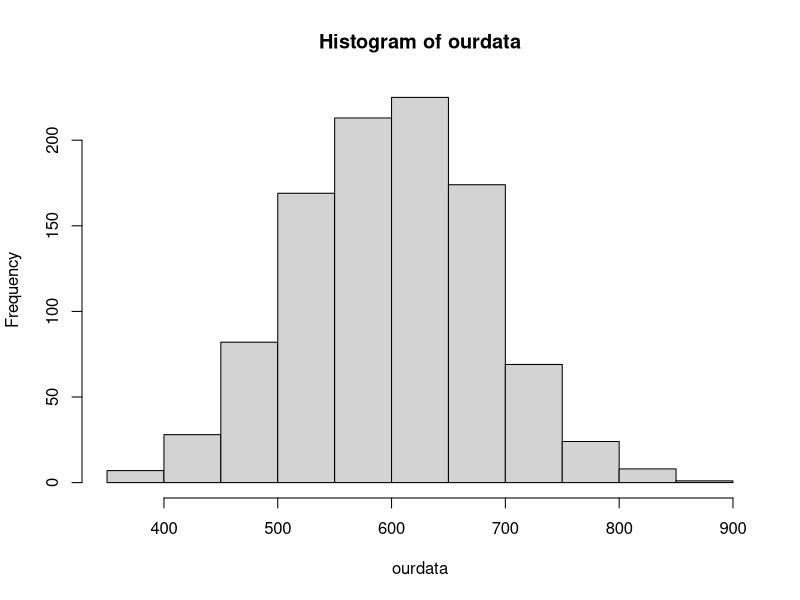
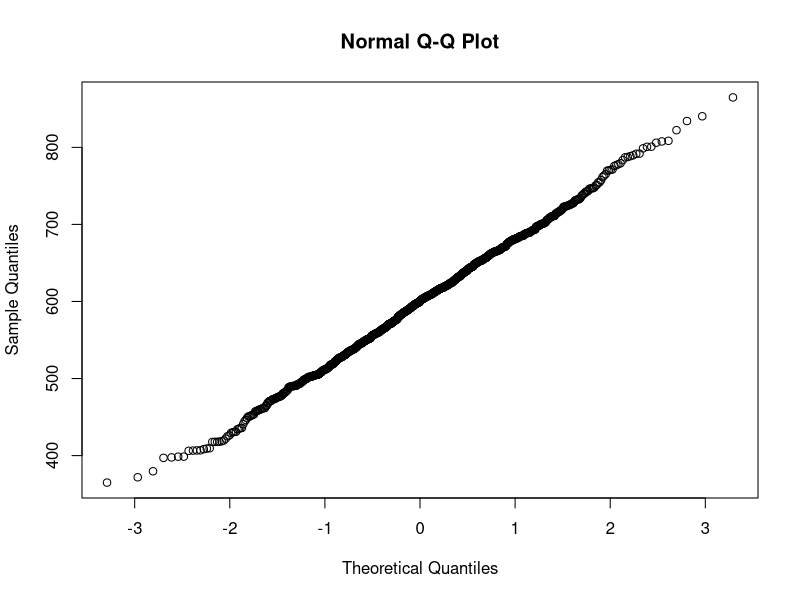
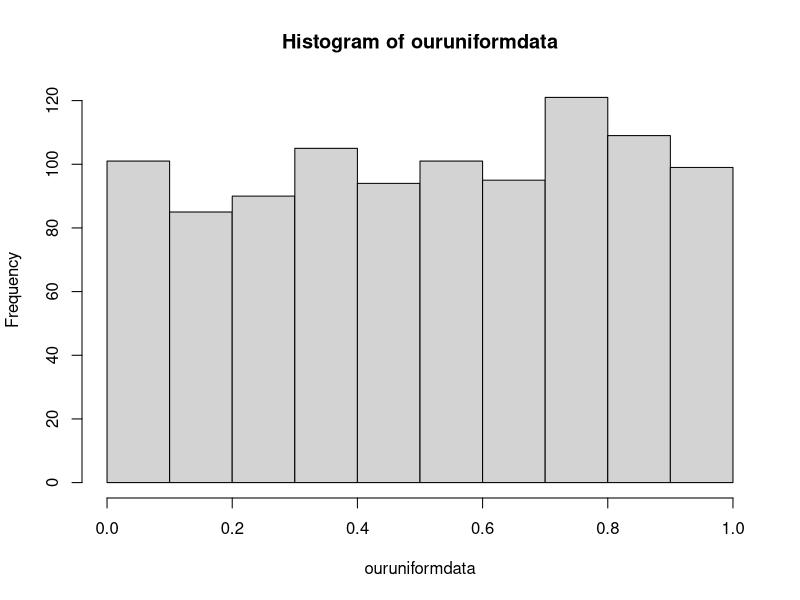
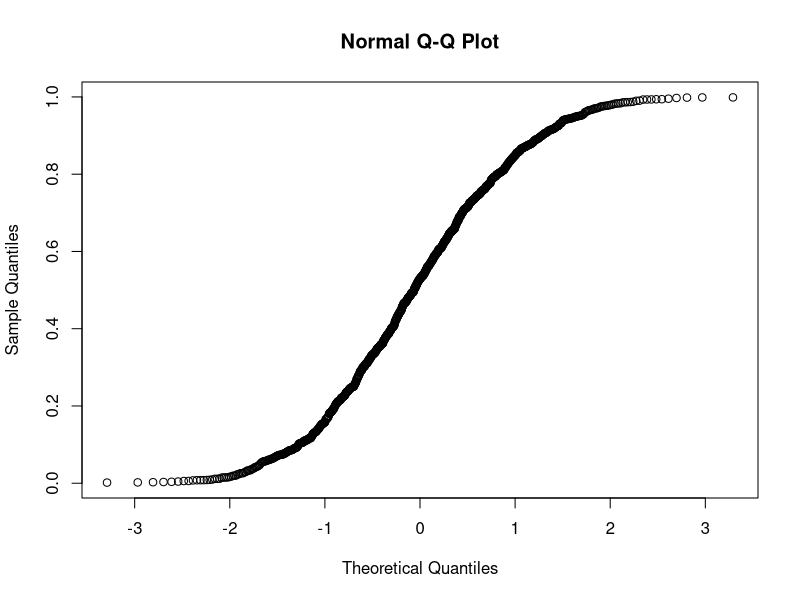
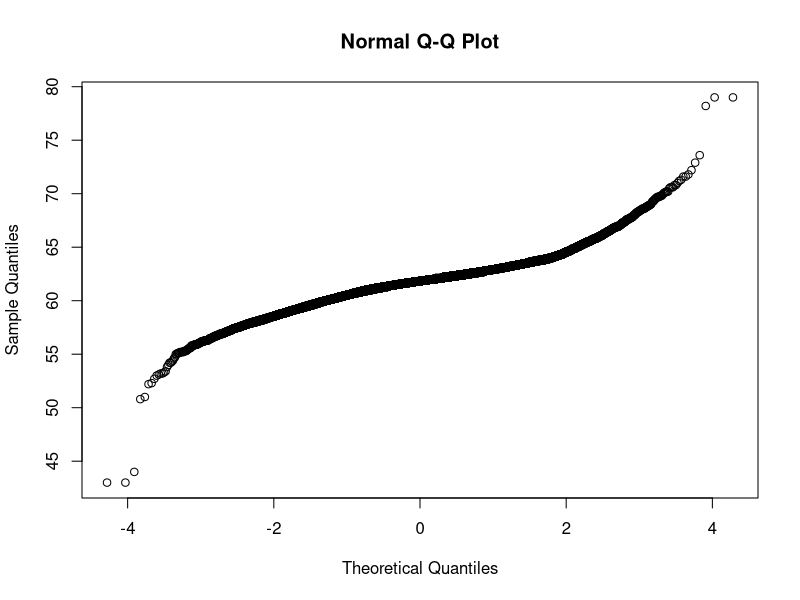
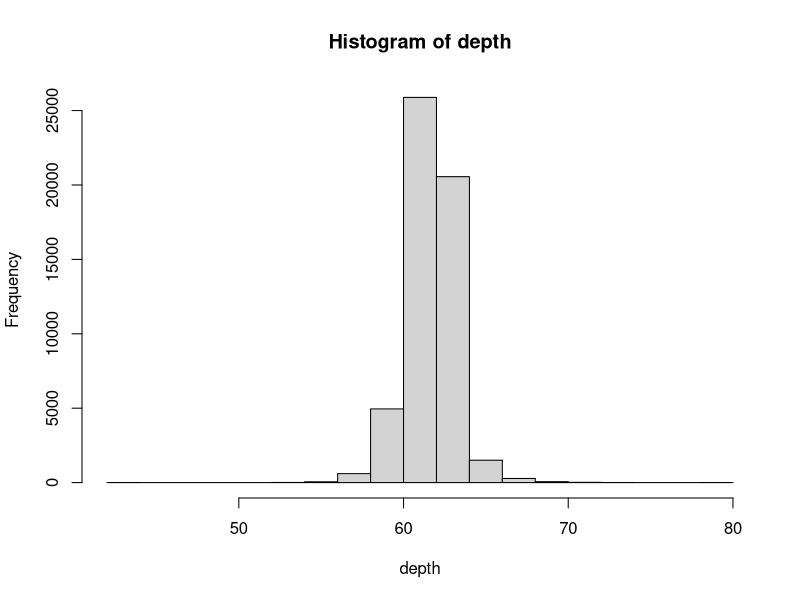
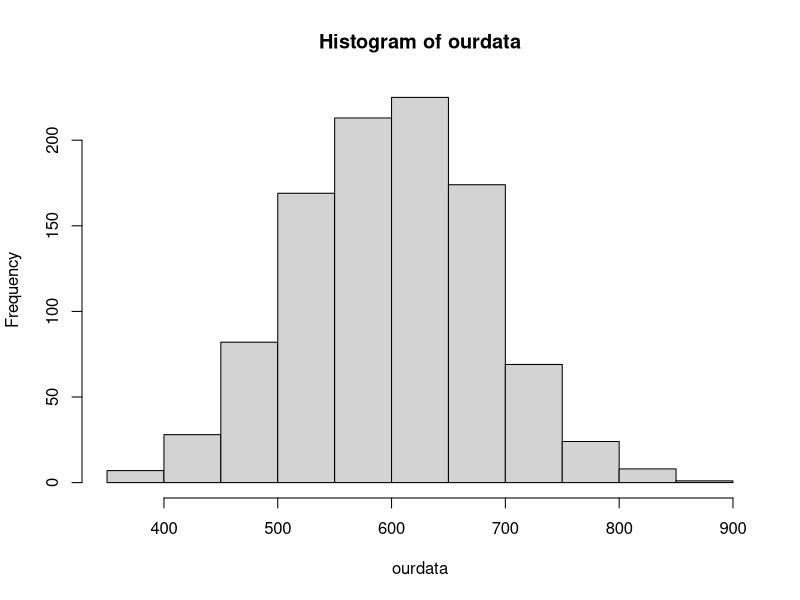
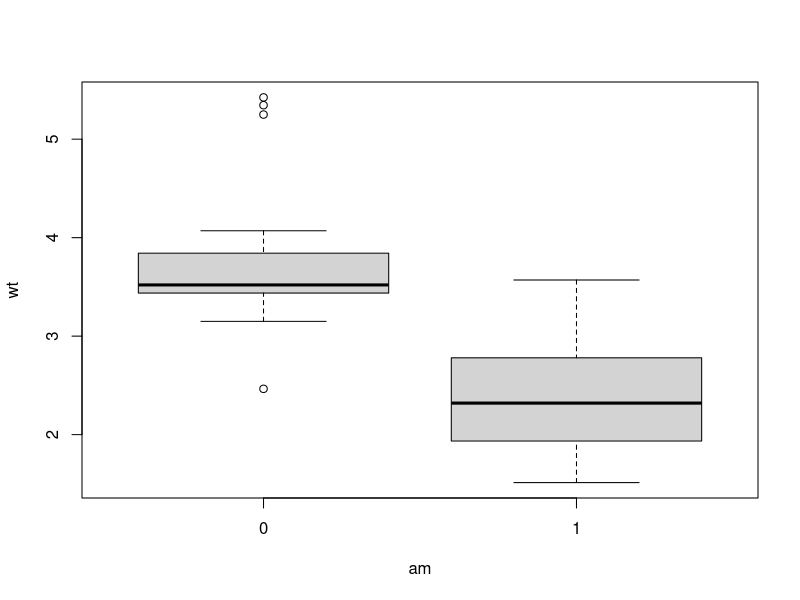

Reproduce these figures in R, in order. (Note: this script raises an error after producing the figures.)
set.seed(2489)
ourdata=rnorm(1000,mean=600,sd=80)
hist(ourdata)


sorted.object<-ifelse(ourdata>700,"yes","no")
table(sorted.object)
# sorted.object
# no yes 
# 898 102 

?prop.test
mytest=prop.test(x=102,n=1000,alternative = "two.sided")

prop.test(x=102,n=1000,alternative = "less")

prop.test(x=102,n=1000,alternative = "greater")


names(mytest)
mytest$estimate
# p 
# 0.102 


qqnorm(ourdata)

set.seed(2489)
ouruniformdata<-runif(1000)
hist(ouruniformdata)
qqnorm(ouruniformdata)

#Test the normality of data
shapiro.test(ourdata)
shapiro.test(ouruniformdata)
shapiro.test(iris$Sepal.Length)



library(nortest)
?ad.test

ad.test(rnorm(100,mean = 5,sd=3))
# Anderson-Darling normality test
# 
# data:  rnorm(100, mean = 5, sd = 3)
# A = 0.21042, p-value = 0.856

ad.test(runif(100,min = 2,max = 4))
# Anderson-Darling normality test
# 
# data:  runif(100, min = 2, max = 4)
# A = 1.5163, p-value = 0.0006199

ad.test(ourdata)
ad.test(ouruniformdata)



###Excercises
library(ggplot2)
head(diamonds)
attach(diamonds)
qqnorm(depth)
hist(depth)
length(depth)
depthsmall<-sample(depth,5000)
shapiro.test(depthsmall)
# Shapiro-Wilk normality test
# 
# data:  depthsmall
# W = 0.96172, p-value < 2.2e-16


cvm.test(depth)
pearson.test(depth)

hist(ourdata)
###t.test
?t.test
t.test(x=ourdata, mu=300,alternative = "less",conf.level = 0.95)


t.test(x=ourdata, mu=300,alternative = "greater",conf.level = 0.95)


t.test(x=ourdata, mu=300,alternative = "two.sided",conf.level = 0.95)


###two samples independent t test
head(mtcars)
attach(mtcars)


boxplot(data=mtcars,wt~am)


t.test(mtcars$wt ~ mtcars$am, alt="two.sided",conf=0.95,mu=0,paired=F,var.equal=F)
# Welch Two Sample t-test
# 
# data:  mtcars$wt by mtcars$am
# t = 5.4939, df = 29.234, p-value = 6.272e-06
# alternative hypothesis: true difference in means is not equal to 0
# 95 percent confidence interval:
#   0.8525632 1.8632262
# sample estimates:
#   mean in group 0 mean in group 1 
# 3.768895        2.411000 

####Exerciess
library(MASS)
?ships
head(ships)

attach(ships)
boxplot(incidents~period)
t.test(incidents~period)
# Welch Two Sample t-test
# 
# data:  incidents by period
# t = -0.82087, df = 37.991, p-value = 0.4168
# alternative hypothesis: true difference in means is not equal to 0
# 95 percent confidence interval:
#   -13.518049   5.718049
# sample estimates:


t.test(incidents[period==60],incidents[period==75])
#same output as above



###Anova
head(iris)
attach(iris)

is.factor(Species)
# [1] TRUE
levels(Species)

by(Sepal.Length,Species,mean)
# Species: setosa
# [1] 5.006
# ------------------------------------------------------ 
#   Species: versicolor
# [1] 5.936
# ------------------------------------------------------ 
#   Species: virginica
# [1] 6.588

oneway.test(Sepal.Length~ Species)

myanova<-aov(Sepal.Length~Species,data=iris)
summary(myanova)
# Df Sum Sq Mean Sq F value Pr(>F)    
# Species       2  63.21  31.606   119.3 <2e-16 ***
#   Residuals   147  38.96   0.265                   
# ---
#   Signif. codes:  0 ‘***’ 0.001 ‘**’ 0.01 ‘*’ 0.05 ‘.’ 0.1 ‘ ’ 1

attributes(myanova)

TukeyHSD(myanova)
plot(TukeyHSD(myanova))
coefficients(myanova)

###Compare the variances of different groupss
library(car) 
leveneTest(Sepal.Length,Species,data=iris,center="mean")


attach(mtcars)
table(am,vs)
barplot(table(am,vs),beside = T)


chisq.test(table(am,vs))
# Pearson's Chi-squared test with Yates' continuity correction
# 
# data:  table(am, vs)
# X-squared = 0.34754, df = 1, p-value = 0.5555

fisher.test(table(am,vs))



set.seed(234)

myobject<-data.frame(group=rep(c("a","b","c"),10),numerics=c(rnorm(5,5),6:15,rep(c(1,20,98),5)))
myobject
levels(myobject$group)
library(lattice)
bwplot(data=myobject,numerics~group,panel = panel.violin)
myanova<-aov(data=myobject,numerics~group)
summary(myanova)


TukeyHSD(myanova)
# $group
# diff        lwr      upr     p adj
# b-a  9.739319 -20.567850 40.04649 0.7081697
# c-a 49.211886  18.904717 79.51905 0.0011655
# c-b 39.472567   9.165398 69.77974 0.0088320


plot(TukeyHSD(myanova))
coefficients(myanova)
kruskal.test(data=myobject,numerics~group)
?pairwise.t.test
pairwise.t.test(x=myobject$numerics,g=myobject$group,p.adj="BH")
# a      b     
# b 0.4325 -     
#   c 0.0012 0.0049

head(bacteria)
attach(bacteria)

table(bacteria$y,trt)
# trt
# placebo drug drug+
#   n      12   18    13
# y      84   44    49


chisq.test(table(bacteria$y,trt))
# Pearson's Chi-squared test
# 
# data:  table(bacteria$y, trt)
# X-squared = 6.6585, df = 2, p-value = 0.03582
